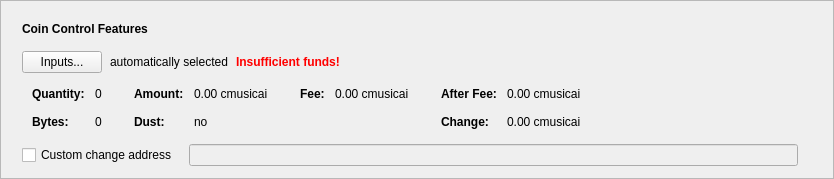
      <widget class="QFrame" name="frameCoinControl">
       <property name="sizePolicy">
        <sizepolicy hsizetype="Expanding" vsizetype="Fixed">
         <horstretch>0</horstretch>
         <verstretch>0</verstretch>
        </sizepolicy>
       </property>
       <property name="frameShape">
        <enum>QFrame::StyledPanel</enum>
       </property>
       <property name="frameShadow">
        <enum>QFrame::Raised</enum>
       </property>
       <layout class="QVBoxLayout" name="verticalLayout_2">
        <item>
         <layout class="QVBoxLayout" name="verticalLayoutCoinControl" stretch="0,0,0,0,0">
          <property name="spacing">
           <number>0</number>
          </property>
          <property name="sizeConstraint">
           <enum>QLayout::SetDefaultConstraint</enum>
          </property>
          <property name="leftMargin">
           <number>10</number>
          </property>
          <property name="topMargin">
           <number>10</number>
          </property>
          <item>
           <layout class="QHBoxLayout" name="horizontalLayoutCoinControl1">
            <property name="bottomMargin">
             <number>15</number>
            </property>
            <item>
             <widget class="QLabel" name="labelCoinControlFeatures">
              <property name="sizePolicy">
               <sizepolicy hsizetype="Preferred" vsizetype="Maximum">
                <horstretch>0</horstretch>
                <verstretch>0</verstretch>
               </sizepolicy>
              </property>
              <property name="font">
               <font>
                <weight>75</weight>
                <bold>true</bold>
               </font>
              </property>
              <property name="styleSheet">
               <string notr="true">font-weight:bold;</string>
              </property>
              <property name="text">
               <string>Coin Control Features</string>
              </property>
             </widget>
            </item>
           </layout>
          </item>
          <item>
           <layout class="QHBoxLayout" name="horizontalLayoutCoinControl2" stretch="0,0,0,0">
            <property name="spacing">
             <number>8</number>
            </property>
            <property name="bottomMargin">
             <number>10</number>
            </property>
            <item>
             <widget class="QPushButton" name="pushButtonCoinControl">
              <property name="styleSheet">
               <string notr="true"/>
              </property>
              <property name="text">
               <string>Inputs...</string>
              </property>
              <property name="autoDefault">
               <bool>false</bool>
              </property>
             </widget>
            </item>
            <item>
             <widget class="QLabel" name="labelCoinControlAutomaticallySelected">
              <property name="text">
               <string>automatically selected</string>
              </property>
              <property name="margin">
               <number>5</number>
              </property>
             </widget>
            </item>
            <item>
             <widget class="QLabel" name="labelCoinControlInsuffFunds">
              <property name="font">
               <font>
                <weight>75</weight>
                <bold>true</bold>
               </font>
              </property>
              <property name="styleSheet">
               <string notr="true">color:red;font-weight:bold;</string>
              </property>
              <property name="text">
               <string>Insufficient funds!</string>
              </property>
              <property name="margin">
               <number>5</number>
              </property>
             </widget>
            </item>
            <item>
             <spacer name="horizontalSpacerCoinControl">
              <property name="orientation">
               <enum>Qt::Horizontal</enum>
              </property>
              <property name="sizeHint" stdset="0">
               <size>
                <width>40</width>
                <height>1</height>
               </size>
              </property>
             </spacer>
            </item>
           </layout>
          </item>
          <item>
           <widget class="QWidget" name="widgetCoinControl" native="true">
            <property name="sizePolicy">
             <sizepolicy hsizetype="Preferred" vsizetype="Preferred">
              <horstretch>0</horstretch>
              <verstretch>0</verstretch>
             </sizepolicy>
            </property>
            <property name="minimumSize">
             <size>
              <width>0</width>
              <height>0</height>
             </size>
            </property>
            <property name="styleSheet">
             <string notr="true"/>
            </property>
            <layout class="QHBoxLayout" name="horizontalLayoutCoinControl5">
             <property name="leftMargin">
              <number>0</number>
             </property>
             <property name="topMargin">
              <number>0</number>
             </property>
             <property name="rightMargin">
              <number>0</number>
             </property>
             <property name="bottomMargin">
              <number>0</number>
             </property>
             <item>
              <layout class="QHBoxLayout" name="horizontalLayoutCoinControl3" stretch="0,0,0,1">
               <property name="spacing">
                <number>20</number>
               </property>
               <property name="topMargin">
                <number>0</number>
               </property>
               <property name="bottomMargin">
                <number>10</number>
               </property>
               <item>
                <layout class="QFormLayout" name="formLayoutCoinControl1">
                 <property name="horizontalSpacing">
                  <number>10</number>
                 </property>
                 <property name="verticalSpacing">
                  <number>14</number>
                 </property>
                 <property name="leftMargin">
                  <number>10</number>
                 </property>
                 <property name="topMargin">
                  <number>4</number>
                 </property>
                 <property name="rightMargin">
                  <number>6</number>
                 </property>
                 <item row="0" column="0">
                  <widget class="QLabel" name="labelCoinControlQuantityText">
                   <property name="font">
                    <font>
                     <weight>75</weight>
                     <bold>true</bold>
                    </font>
                   </property>
                   <property name="text">
                    <string>Quantity:</string>
                   </property>
                   <property name="margin">
                    <number>0</number>
                   </property>
                  </widget>
                 </item>
                 <item row="0" column="1">
                  <widget class="QLabel" name="labelCoinControlQuantity">
                   <property name="cursor">
                    <cursorShape>IBeamCursor</cursorShape>
                   </property>
                   <property name="contextMenuPolicy">
                    <enum>Qt::ActionsContextMenu</enum>
                   </property>
                   <property name="text">
                    <string notr="true">0</string>
                   </property>
                   <property name="margin">
                    <number>0</number>
                   </property>
                   <property name="textInteractionFlags">
                    <set>Qt::LinksAccessibleByMouse|Qt::TextSelectableByKeyboard|Qt::TextSelectableByMouse</set>
                   </property>
                  </widget>
                 </item>
                 <item row="1" column="0">
                  <widget class="QLabel" name="labelCoinControlBytesText">
                   <property name="font">
                    <font>
                     <weight>75</weight>
                     <bold>true</bold>
                    </font>
                   </property>
                   <property name="text">
                    <string>Bytes:</string>
                   </property>
                  </widget>
                 </item>
                 <item row="1" column="1">
                  <widget class="QLabel" name="labelCoinControlBytes">
                   <property name="cursor">
                    <cursorShape>IBeamCursor</cursorShape>
                   </property>
                   <property name="contextMenuPolicy">
                    <enum>Qt::ActionsContextMenu</enum>
                   </property>
                   <property name="text">
                    <string notr="true">0</string>
                   </property>
                   <property name="textInteractionFlags">
                    <set>Qt::LinksAccessibleByMouse|Qt::TextSelectableByKeyboard|Qt::TextSelectableByMouse</set>
                   </property>
                  </widget>
                 </item>
                </layout>
               </item>
               <item>
                <layout class="QFormLayout" name="formLayoutCoinControl2">
                 <property name="horizontalSpacing">
                  <number>10</number>
                 </property>
                 <property name="verticalSpacing">
                  <number>14</number>
                 </property>
                 <property name="leftMargin">
                  <number>6</number>
                 </property>
                 <property name="topMargin">
                  <number>4</number>
                 </property>
                 <property name="rightMargin">
                  <number>6</number>
                 </property>
                 <item row="0" column="0">
                  <widget class="QLabel" name="labelCoinControlAmountText">
                   <property name="font">
                    <font>
                     <weight>75</weight>
                     <bold>true</bold>
                    </font>
                   </property>
                   <property name="text">
                    <string>Amount:</string>
                   </property>
                   <property name="margin">
                    <number>0</number>
                   </property>
                  </widget>
                 </item>
                 <item row="0" column="1">
                  <widget class="QLabel" name="labelCoinControlAmount">
                   <property name="cursor">
                    <cursorShape>IBeamCursor</cursorShape>
                   </property>
                   <property name="contextMenuPolicy">
                    <enum>Qt::ActionsContextMenu</enum>
                   </property>
                   <property name="text">
                    <string notr="true">0.00 cmusicai</string>
                   </property>
                   <property name="textInteractionFlags">
                    <set>Qt::LinksAccessibleByMouse|Qt::TextSelectableByKeyboard|Qt::TextSelectableByMouse</set>
                   </property>
                  </widget>
                 </item>
                 <item row="1" column="0">
                  <widget class="QLabel" name="labelCoinControlLowOutputText">
                   <property name="font">
                    <font>
                     <weight>75</weight>
                     <bold>true</bold>
                    </font>
                   </property>
                   <property name="text">
                    <string>Dust:</string>
                   </property>
                  </widget>
                 </item>
                 <item row="1" column="1">
                  <widget class="QLabel" name="labelCoinControlLowOutput">
                   <property name="cursor">
                    <cursorShape>IBeamCursor</cursorShape>
                   </property>
                   <property name="contextMenuPolicy">
                    <enum>Qt::ActionsContextMenu</enum>
                   </property>
                   <property name="text">
                    <string notr="true">no</string>
                   </property>
                   <property name="textInteractionFlags">
                    <set>Qt::LinksAccessibleByMouse|Qt::TextSelectableByKeyboard|Qt::TextSelectableByMouse</set>
                   </property>
                  </widget>
                 </item>
                </layout>
               </item>
               <item>
                <layout class="QFormLayout" name="formLayoutCoinControl3">
                 <property name="horizontalSpacing">
                  <number>10</number>
                 </property>
                 <property name="verticalSpacing">
                  <number>14</number>
                 </property>
                 <property name="leftMargin">
                  <number>6</number>
                 </property>
                 <property name="topMargin">
                  <number>4</number>
                 </property>
                 <property name="rightMargin">
                  <number>6</number>
                 </property>
                 <item row="0" column="0">
                  <widget class="QLabel" name="labelCoinControlFeeText">
                   <property name="font">
                    <font>
                     <weight>75</weight>
                     <bold>true</bold>
                    </font>
                   </property>
                   <property name="text">
                    <string>Fee:</string>
                   </property>
                   <property name="margin">
                    <number>0</number>
                   </property>
                  </widget>
                 </item>
                 <item row="0" column="1">
                  <widget class="QLabel" name="labelCoinControlFee">
                   <property name="cursor">
                    <cursorShape>IBeamCursor</cursorShape>
                   </property>
                   <property name="contextMenuPolicy">
                    <enum>Qt::ActionsContextMenu</enum>
                   </property>
                   <property name="text">
                    <string notr="true">0.00 cmusicai</string>
                   </property>
                   <property name="textInteractionFlags">
                    <set>Qt::LinksAccessibleByMouse|Qt::TextSelectableByKeyboard|Qt::TextSelectableByMouse</set>
                   </property>
                  </widget>
                 </item>
                </layout>
               </item>
               <item>
                <layout class="QFormLayout" name="formLayoutCoinControl4">
                 <property name="horizontalSpacing">
                  <number>10</number>
                 </property>
                 <property name="verticalSpacing">
                  <number>14</number>
                 </property>
                 <property name="leftMargin">
                  <number>6</number>
                 </property>
                 <property name="topMargin">
                  <number>4</number>
                 </property>
                 <property name="rightMargin">
                  <number>6</number>
                 </property>
                 <item row="0" column="0">
                  <widget class="QLabel" name="labelCoinControlAfterFeeText">
                   <property name="font">
                    <font>
                     <weight>75</weight>
                     <bold>true</bold>
                    </font>
                   </property>
                   <property name="text">
                    <string>After Fee:</string>
                   </property>
                   <property name="margin">
                    <number>0</number>
                   </property>
                  </widget>
                 </item>
                 <item row="0" column="1">
                  <widget class="QLabel" name="labelCoinControlAfterFee">
                   <property name="cursor">
                    <cursorShape>IBeamCursor</cursorShape>
                   </property>
                   <property name="contextMenuPolicy">
                    <enum>Qt::ActionsContextMenu</enum>
                   </property>
                   <property name="text">
                    <string notr="true">0.00 cmusicai</string>
                   </property>
                   <property name="textInteractionFlags">
                    <set>Qt::LinksAccessibleByMouse|Qt::TextSelectableByKeyboard|Qt::TextSelectableByMouse</set>
                   </property>
                  </widget>
                 </item>
                 <item row="1" column="0">
                  <widget class="QLabel" name="labelCoinControlChangeText">
                   <property name="font">
                    <font>
                     <weight>75</weight>
                     <bold>true</bold>
                    </font>
                   </property>
                   <property name="text">
                    <string>Change:</string>
                   </property>
                  </widget>
                 </item>
                 <item row="1" column="1">
                  <widget class="QLabel" name="labelCoinControlChange">
                   <property name="cursor">
                    <cursorShape>IBeamCursor</cursorShape>
                   </property>
                   <property name="contextMenuPolicy">
                    <enum>Qt::ActionsContextMenu</enum>
                   </property>
                   <property name="text">
                    <string notr="true">0.00 cmusicai</string>
                   </property>
                   <property name="textInteractionFlags">
                    <set>Qt::LinksAccessibleByMouse|Qt::TextSelectableByKeyboard|Qt::TextSelectableByMouse</set>
                   </property>
                  </widget>
                 </item>
                </layout>
               </item>
              </layout>
             </item>
            </layout>
           </widget>
          </item>
          <item>
           <layout class="QHBoxLayout" name="horizontalLayoutCoinControl4" stretch="0,0,0">
            <property name="spacing">
             <number>12</number>
            </property>
            <property name="sizeConstraint">
             <enum>QLayout::SetDefaultConstraint</enum>
            </property>
            <property name="topMargin">
             <number>5</number>
            </property>
            <property name="rightMargin">
             <number>5</number>
            </property>
            <item>
             <widget class="QCheckBox" name="checkBoxCoinControlChange">
              <property name="toolTip">
               <string>If this is activated, but the change address is empty or invalid, change will be sent to a newly generated address.</string>
              </property>
              <property name="text">
               <string>Custom change address</string>
              </property>
             </widget>
            </item>
            <item>
             <widget class="QValidatedLineEdit" name="lineEditCoinControlChange">
              <property name="enabled">
               <bool>false</bool>
              </property>
              <property name="sizePolicy">
               <sizepolicy hsizetype="Expanding" vsizetype="Fixed">
                <horstretch>0</horstretch>
                <verstretch>0</verstretch>
               </sizepolicy>
              </property>
             </widget>
            </item>
            <item>
             <widget class="QLabel" name="labelCoinControlChangeLabel">
              <property name="sizePolicy">
               <sizepolicy hsizetype="Preferred" vsizetype="Expanding">
                <horstretch>0</horstretch>
                <verstretch>0</verstretch>
               </sizepolicy>
              </property>
              <property name="minimumSize">
               <size>
                <width>0</width>
                <height>0</height>
               </size>
              </property>
              <property name="text">
               <string/>
              </property>
              <property name="margin">
               <number>3</number>
              </property>
             </widget>
            </item>
           </layout>
          </item>
          <item>
           <spacer name="verticalSpacerCoinControl">
            <property name="orientation">
             <enum>Qt::Vertical</enum>
            </property>
            <property name="sizeType">
             <enum>QSizePolicy::Expanding</enum>
            </property>
            <property name="sizeHint" stdset="0">
             <size>
              <width>800</width>
              <height>1</height>
             </size>
            </property>
           </spacer>
          </item>
         </layout>
        </item>
       </layout>
      </widget>
